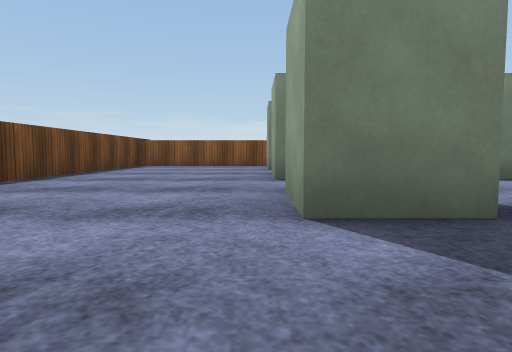
View 1 (above)

18 first-person views from a walk through a scene from a Unity 3-D project. The camera is 0.59 m above the floor, tilts 4° down and sees 75° across. The floor is counted in squares, 2 m on a side. Each view is taken from the middle of a square. On the plan, view 1 faces up. The plan holds only what a view shows up to about 9 squares ahead; the rest is blank. The player is left out. Surface patterns are stand-ins for the level's own textures.

View 2
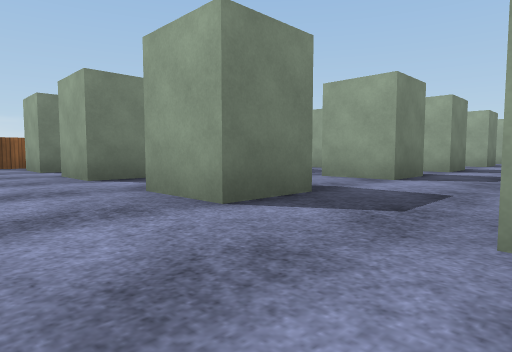

View 3
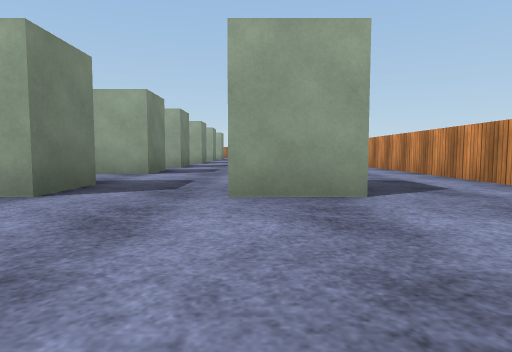

View 4
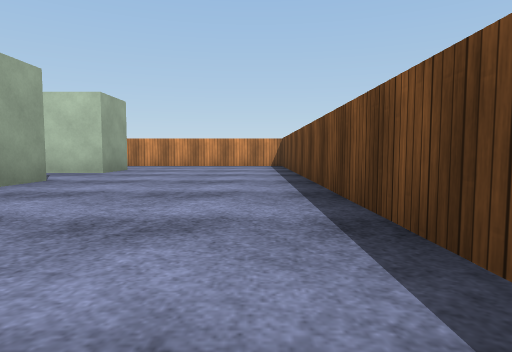

View 5
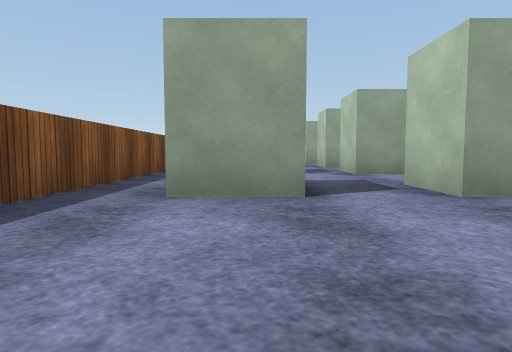

View 6
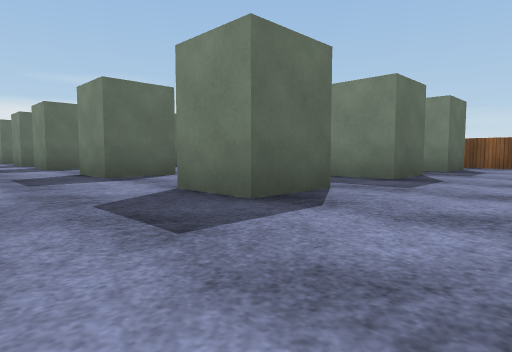

View 7
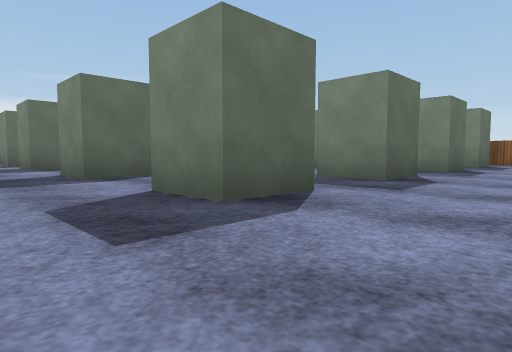

View 8
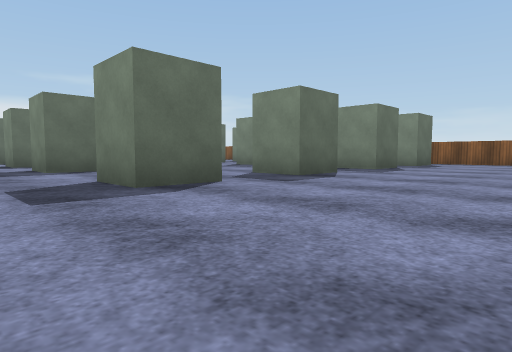

View 9
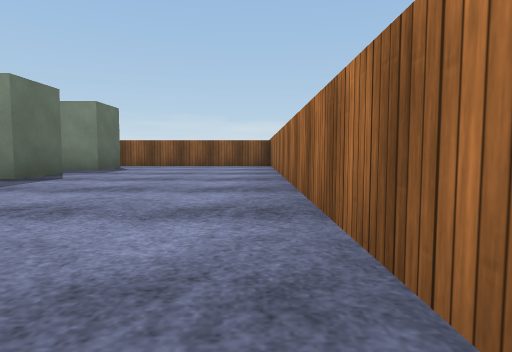

View 10
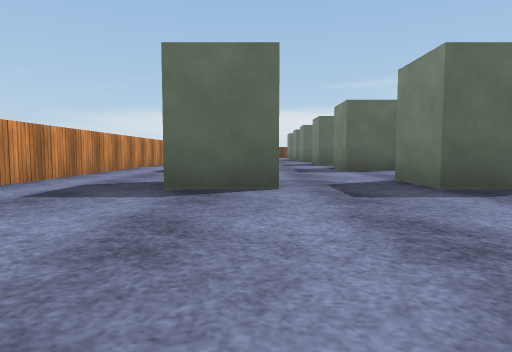

View 11
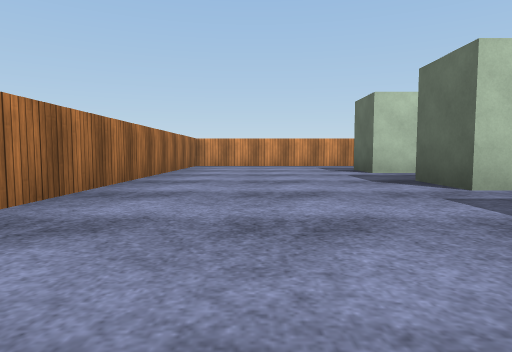

View 12
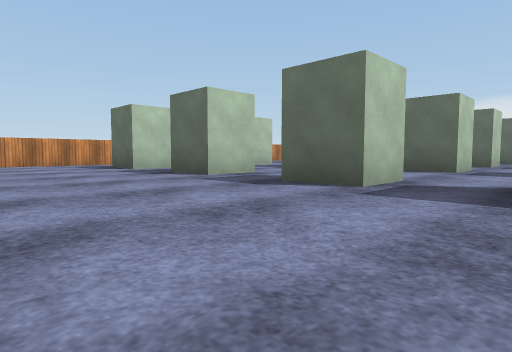

View 13
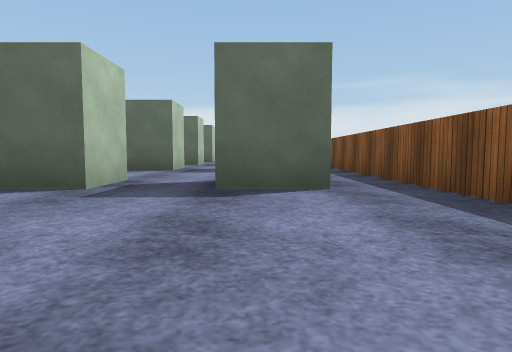

View 14
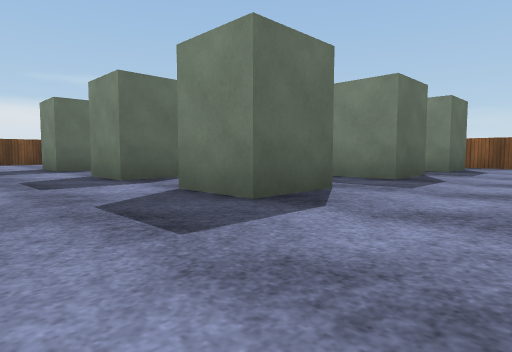

View 15
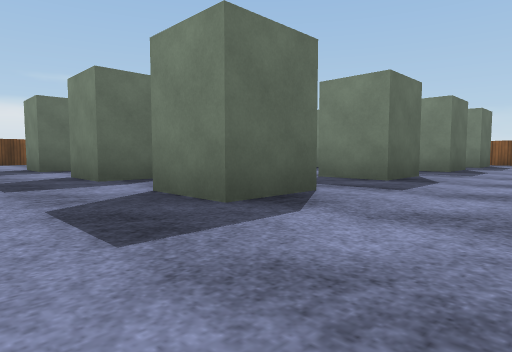

View 16
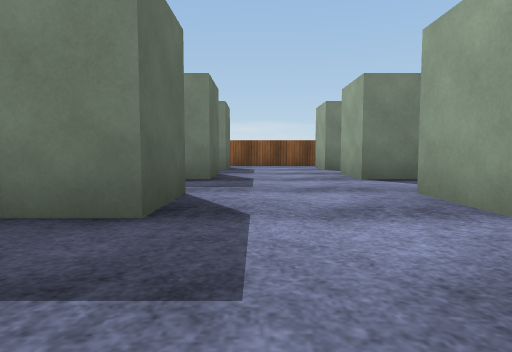

View 17
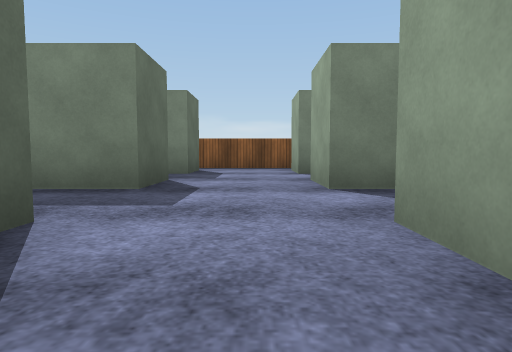

View 18
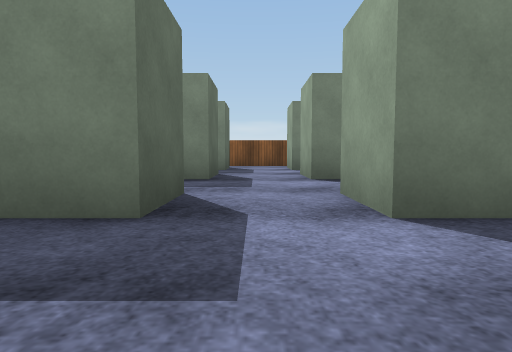

### Floor plan
Points are (right, up) in squares from view 1. A wall is a line through its corners. A room is listed if a view was taken in it or the views show most of it. See-through windows are left out.
Room 1 (views 1, 2, 3, 4, 5, 6, 7, 8, 9, 10, 11, 12, 13, 14, 15, 16, 17, 18)
walls: (8, 2.5) (8, 1.5) (7.2, 1.5) (7.2, 2.5); (5.5, 2.5) (5.5, 1.5) (4.6, 1.5) (4.6, 2.5); (7.2, 3.7) (7.2, 4.6) (8, 4.6) (8, 3.7) (7.2, 3.7); (8, 0.1) (8, -0.7) (7.1, -0.7); (5.5, 3.7) (4.6, 3.7) (4.6, 4.6) (5.5, 4.6) (5.5, 3.7); (5.5, 0.2) (5.5, -0.7) (4.5, -0.7); (9.5, 0.2) (10.5, 0.2) (10.5, -0.7) (9.5, -0.7); (9.6, 3.7) (9.6, 4.6) (10.5, 4.6) (10.5, 3.7) (9.6, 3.7); (3.5, 2.5) (3.5, 1.5) (2.6, 1.5) (2.6, 2.5); (10.5, 2.5) (10.5, 1.5) (9.6, 1.5) (9.6, 2.5); (3.5, 3.7) (2.6, 3.7) (2.6, 4.6) (3.5, 4.6) (3.5, 3.7); (3.5, -0.1) (3.5, -0.7) (2.5, -0.7); (7.5, -2.3) (16.3, -2.3) (16.3, 7.5) (-2.6, 7.5) (-2.6, -2.3) (5, -2.3); (8, 6.6) (8, 5.7) (7.2, 5.7) (7.2, 6.6); (5.5, 6.6) (5.5, 5.7) (4.6, 5.7) (4.6, 6.6); (12.4, 2.4) (13.3, 2.4) (13.3, 1.5) (12.4, 1.5); (3.5, 6.6) (3.5, 5.6); (10.5, 6.6) (10.5, 5.7) (9.6, 5.7) (9.6, 6.5); (12.5, 0.2) (13.3, 0.2) (13.3, -0.7) (12.4, -0.7); (1.1, 2.1) (1.1, 1.5) (0.2, 1.5) (0.2, 2.5); (12.4, 4.6) (13.3, 4.6) (13.3, 3.7) (12.5, 3.7); (1.1, -0.2) (1.1, -0.7) (0.2, -0.7) (0.2, 0.2) (1.1, 0.2); (0.9, 3.7) (0.2, 3.7) (0.2, 4.6) (1.1, 4.6); (0.2, 5.6) (0.2, 6.6); (13.3, 6.6) (13.3, 5.7) (12.6, 5.7)

Positions as (right, up) in squares from view 1, and headings:
1: (0, 0), facing up
2: (-1, 0), facing up-right
3: (-2, 0), facing right
4: (-2, 5), facing down
5: (-2, 6), facing right
6: (12, 0), facing up-left
7: (12, -2), facing up-left
8: (16, -2), facing up-left
9: (16, 0), facing up
10: (16, 0), facing left
11: (15, 5), facing down
12: (16, 6), facing down-left
13: (16, 6), facing left
14: (7, 0), facing up-left
15: (7, -2), facing up-left
16: (6, 0), facing up
17: (9, 1), facing up
18: (4, 0), facing up
